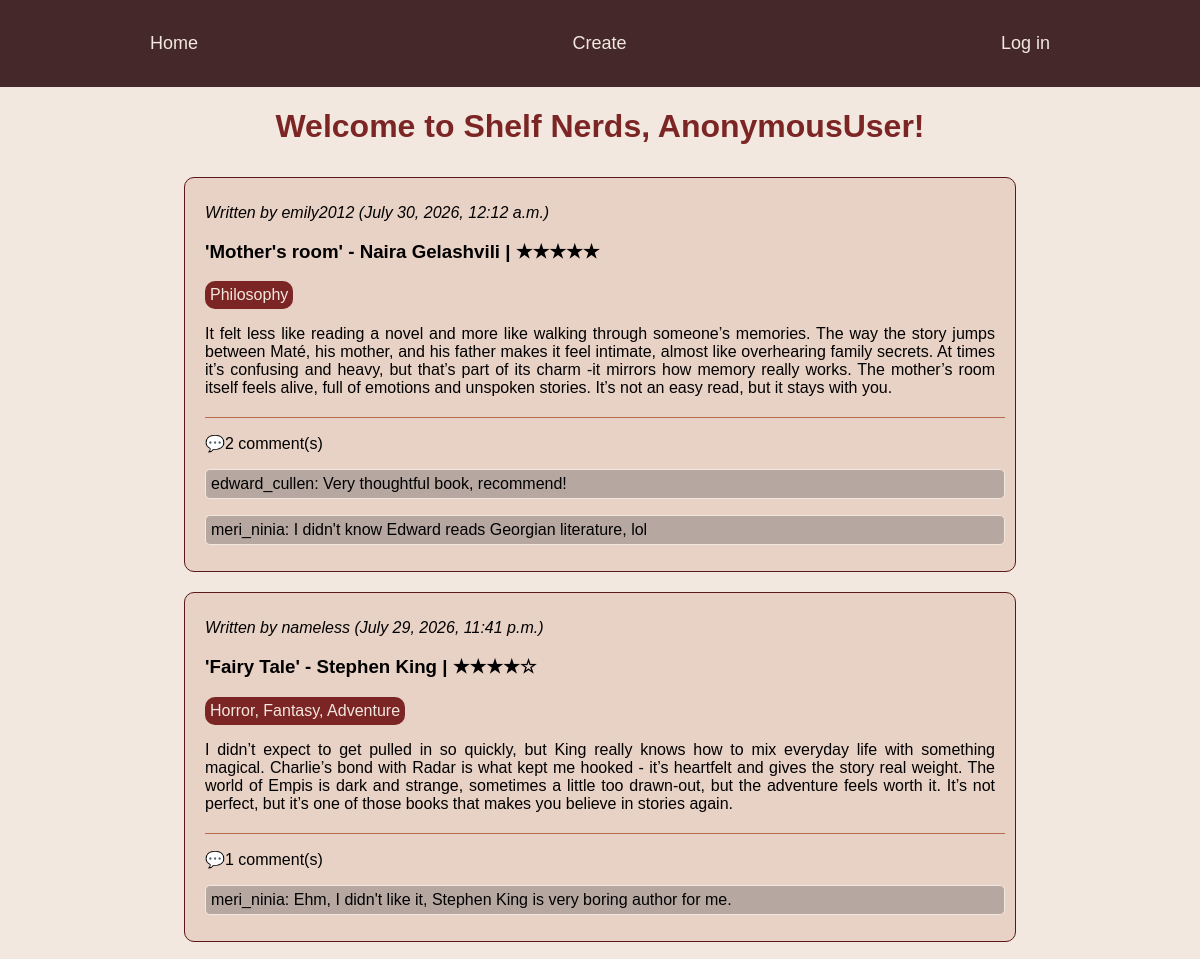
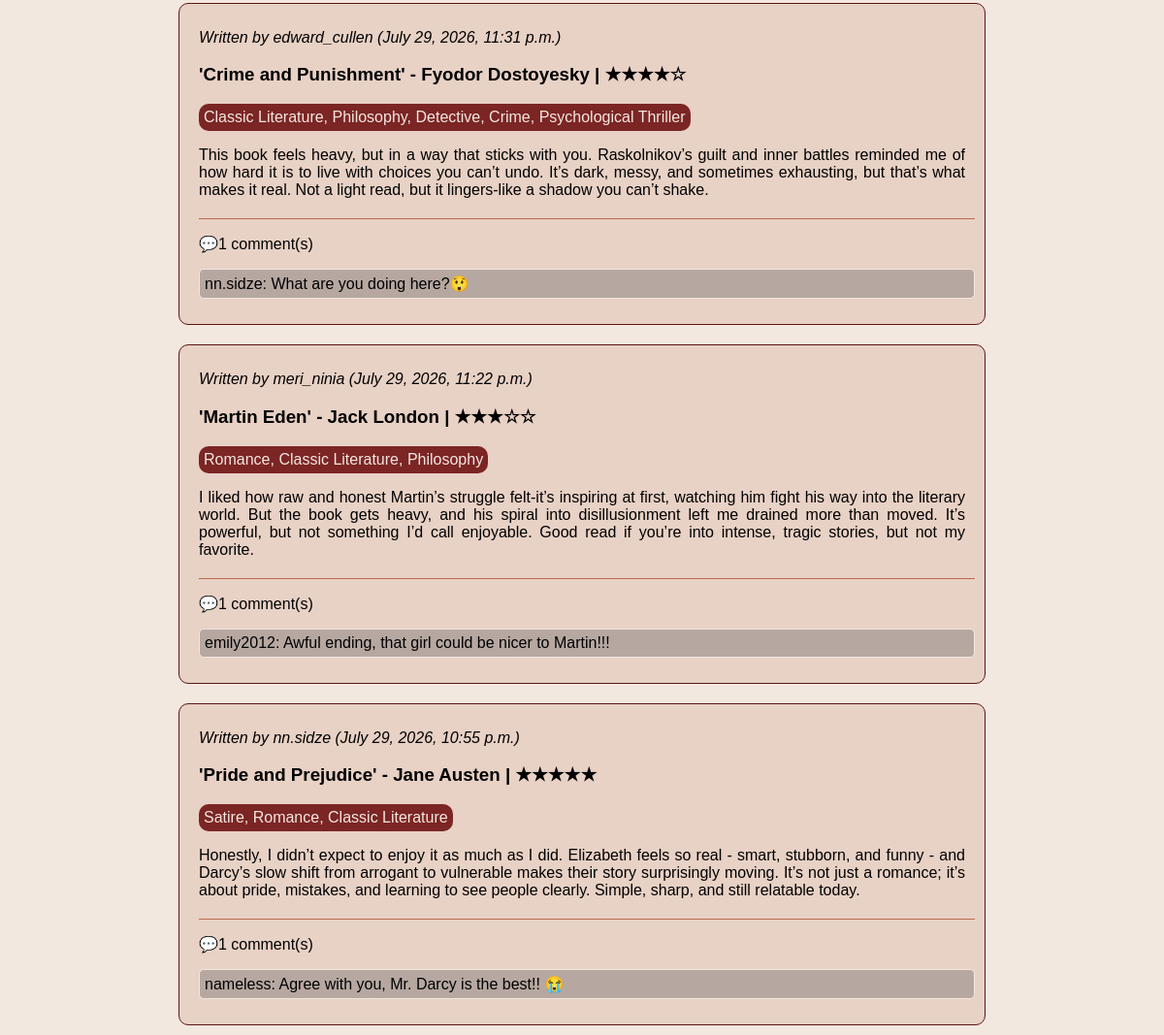
The page / on the database its author committed (2 pictures, top to bottom).
### books/models.py (models this page shows, shortened)
class Review(models.Model):
    user = models.ForeignKey(User, on_delete = models.CASCADE)
    book = models.ForeignKey(Book, on_delete = models.CASCADE)
    rating = models.IntegerField(
        default = 5,
        validators=[MinValueValidator(1), MaxValueValidator(5)]
    )
    def stars(self):
            return "★" * self.rating + "☆" * (5 - self.rating)
    content = models.TextField()
    created_at = models.DateTimeField(auto_now_add=True)

class Book(models.Model):
    author = models.ForeignKey(Author, on_delete = models.CASCADE)
    title = models.CharField(max_length=200)
    genre = models.ManyToManyField(Genre)

class Author(models.Model):
    name = models.CharField(max_length=30)
    surname = models.CharField(max_length=30)
    def __str__(self):
        return f"{self.name} {self.surname}"

class Genre(models.Model):
    genre_name = models.CharField(max_length=30, unique = True)

class Comment(models.Model):
    user = models.ForeignKey(User, on_delete = models.CASCADE)
    review_post = models.ForeignKey(Review, related_name = "comments", on_delete = models.CASCADE)
    comment = models.TextField()

### users/models.py (models this page shows)
class User(AbstractUser):
    pass

### mysite/views.py (the view)
# urls.py: path('', home_page, name = "home"),
def home_page(request):
    posts = models.Review.objects.all().order_by('-created_at')
    return render(
        request,
        "home.html",
        {"reviews": posts}
    )

### templates/home.html (shortened to what this page needs)
{% load static %}
<!DOCTYPE html>
<html lang="en">
<head>
    <link rel="stylesheet" href="{% static 'css/style.css' %}">
</head>
<body>
    <div class = "main-container sticky-header">
            <div class = "menu-items">
                <a class="menu-item" href="{% url 'home' %}">Home</a>
                <p class="menu-item">Create</p>
                    {%if request.user.is_authenticated%}
                    <form method = "POST" action="{%url 'logout'%}">
                        {%csrf_token%}
                        <button class = "logout menu-item">Log out</button>
                    </form>
                    {%else%}
                        <a href="{%url 'login'%}" class= "menu-item">Log in</a>
                    {%endif%}
            </div>
    </div>
    <div class = "greeting">
        <h1>Welcome to Shelf Nerds, {{request.user}}!</h1>
    </div>
    <div class = "posts-container">
            {% for review in reviews%}
            <div class = "post-style">
                <p><i>Written by {{review.user.username}} ({{review.created_at}})</i></p>
                <a href="{% url 'details' review_id=review.id %}">
                    <h3>'{{review.book.title}}' - {{review.book.author}} | {{review.stars}}</h3>
                </a>
                    <div class = "genres">
                            <div class ="genre">
                                {% for genre in review.book.genre.all %}
                                {{ genre.genre_name }}{% if not forloop.last %}, {% endif %}
                            {% endfor %}
                            </div>
                    </div>
                <p class = "review-content">{{review.content}}</p>
                <span class="comments-count">💬{{review.comments.all|length}} comment(s)</span>
                <div class="comment-section">
                        {%for comment in review.comments.all%}
                        <div class="comment-details">
                            <p class="comment-items">
                            {{comment.user.username}}:
                            {{comment.comment}}
                            </p>
                        </div>
                    {%endfor%}
                </div>
            </div>
            {%endfor%}
    </div>
</body>
</head>
</html>

### static/css/style.css (style rules this page uses)
body { font-family:'Gill Sans', 'Gill Sans MT', Calibri, 'Trebuchet MS', sans-serif; background-color: rgb(243, 232, 223); margin: 0; padding:0; }
a { color:black; text-decoration: none; }
.main-container { position: sticky; top:0; z-index: 1000; margin:auto; background-color: rgb(69, 40, 41); padding: 15px 150px 15px 150px; justify-content: space-between; }
.menu-items { display: flex; align-items: center; justify-content: space-between; }
.menu-item { font-size:18px; color: rgb(243, 232, 223); }
.greeting { color:rgb(123, 37, 37); justify-content:center; display:flex; }
.posts-container { width:auto; height:fit-content; flex-wrap: wrap; display:grid; justify-content: center; }
.post-style { background-color:rgb(232, 209, 197); width:800px; height:fit-content; justify-content:left; display:flexbox; padding: 10px 10px 10px 20px ; border-radius: 10px; border: 1px solid rgb(90, 24, 24); margin: 10px 0 10px 0; }
.genre { border: 10px; width:fit-content; height:auto; background-color:rgb(123, 37, 37) ; border-radius: 10px; color:rgb(243, 232, 223); padding:5px; }
.review-content { padding: 0 10px 20px 0; text-align: justify; border-bottom: 1px solid rgb(186, 106, 76); }
.comment-items { border:1px solid rgb(243, 232, 223); border-radius:5px; padding:5px; background-color: rgba(87, 89, 91, 0.341); }

### rows shown on the page
Review: user.username "emily2012", created_at "July 30, 2026, 12:12 a.m.", book "Mother's room", book.author "Naira Gelashvili", stars "★★★★★", content "It felt less like reading a novel and more like walking through someone’s memories. The way the story jumps between Maté, his mother, and his father makes it feel intimate, almost like overhearing family secrets. At times it’s confusing and heavy, but that’s part of its charm -it mirrors how memory really works. The mother’s room itself feels alive, full of emotions and unspoken stories. It’s not an easy read, but it stays with you.", comments.all|length "2"
Genre: genre_name "Philosophy"
Comment: user.username "edward_cullen", comment "Very thoughtful book, recommend!"
Comment: user.username "meri_ninia", comment "I didn't know Edward reads Georgian literature, lol"
Review: user.username "nameless", created_at "July 29, 2026, 11:41 p.m.", book "Fairy Tale", book.author "Stephen King", stars "★★★★☆", content "I didn’t expect to get pulled in so quickly, but King really knows how to mix everyday life with something magical. Charlie’s bond with Radar is what kept me hooked - it’s heartfelt and gives the story real weight. The world of Empis is dark and strange, sometimes a little too drawn‑out, but the adventure feels worth it. It’s not perfect, but it’s one of those books that makes you believe in stories again.", comments.all|length "1"
Genre: genre_name "Horror"
Genre: genre_name "Fantasy"
Genre: genre_name "Adventure"
Comment: user.username "meri_ninia", comment "Ehm, I didn't like it, Stephen King is very boring author for me."
Review: user.username "edward_cullen", created_at "July 29, 2026, 11:31 p.m.", book "Crime and Punishment", book.author "Fyodor Dostoyesky", stars "★★★★☆", content "This book feels heavy, but in a way that sticks with you. Raskolnikov’s guilt and inner battles reminded me of how hard it is to live with choices you can’t undo. It’s dark, messy, and sometimes exhausting, but that’s what makes it real. Not a light read, but it lingers-like a shadow you can’t shake.", comments.all|length "1"
Genre: genre_name "Classic Literature"
Genre: genre_name "Detective"
Genre: genre_name "Crime"
Genre: genre_name "Psychological Thriller"
Comment: user.username "nn.sidze", comment "What are you doing here?😲"
Review: user.username "meri_ninia", created_at "July 29, 2026, 11:22 p.m.", book "Martin Eden", book.author "Jack London", stars "★★★☆☆", content "I liked how raw and honest Martin’s struggle felt-it’s inspiring at first, watching him fight his way into the literary world. But the book gets heavy, and his spiral into disillusionment left me drained more than moved. It’s powerful, but not something I’d call enjoyable. Good read if you’re into intense, tragic stories, but not my favorite.", comments.all|length "1"
Genre: genre_name "Romance"
Comment: user.username "emily2012", comment "Awful ending, that girl could be nicer to Martin!!!"
Review: user.username "nn.sidze", created_at "July 29, 2026, 10:55 p.m.", book "Pride and Prejudice", book.author "Jane Austen", stars "★★★★★", content "Honestly, I didn’t expect to enjoy it as much as I did. Elizabeth feels so real - smart, stubborn, and funny - and Darcy’s slow shift from arrogant to vulnerable makes their story surprisingly moving. It’s not just a romance; it’s about pride, mistakes, and learning to see people clearly. Simple, sharp, and still relatable today.", comments.all|length "1"
Genre: genre_name "Satire"
Comment: user.username "nameless", comment "Agree with you, Mr. Darcy is the best!! 😭"

### other values the page prints
{{ request.user }} "AnonymousUser"
